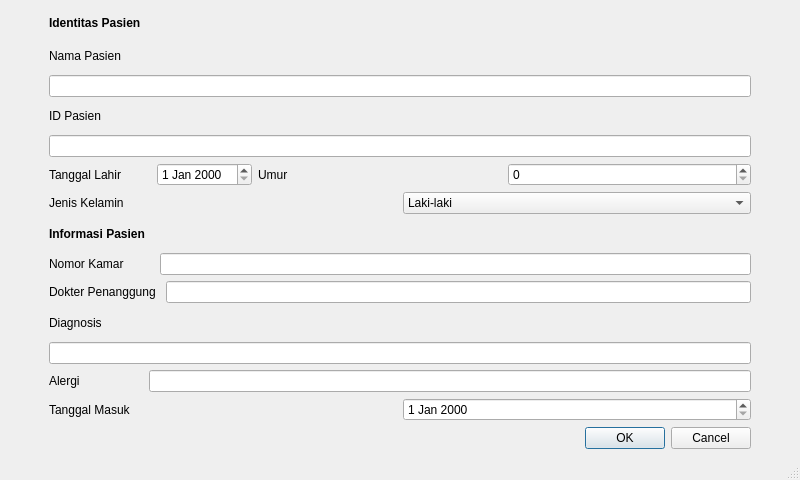
<?xml version="1.0" encoding="UTF-8"?>
<ui version="4.0">
 <class>MainWindow</class>
 <widget class="QMainWindow" name="MainWindow">
  <property name="geometry">
   <rect>
    <x>0</x>
    <y>0</y>
    <width>800</width>
    <height>480</height>
   </rect>
  </property>
  <property name="minimumSize">
   <size>
    <width>800</width>
    <height>480</height>
   </size>
  </property>
  <property name="windowTitle">
   <string>MainWindow</string>
  </property>
  <widget class="QWidget" name="centralwidget">
   <layout class="QGridLayout" name="gridLayout">
    <item row="11" column="2">
     <spacer name="horizontalSpacer_2">
      <property name="orientation">
       <enum>Qt::Horizontal</enum>
      </property>
      <property name="sizeType">
       <enum>QSizePolicy::Maximum</enum>
      </property>
      <property name="sizeHint" stdset="0">
       <size>
        <width>40</width>
        <height>20</height>
       </size>
      </property>
     </spacer>
    </item>
    <item row="14" column="1">
     <widget class="QLabel" name="label_9">
      <property name="text">
       <string>Diagnosis</string>
      </property>
     </widget>
    </item>
    <item row="2" column="1">
     <widget class="QLabel" name="label">
      <property name="text">
       <string>Nama Pasien</string>
      </property>
     </widget>
    </item>
    <item row="12" column="1">
     <layout class="QHBoxLayout" name="horizontalLayout_3">
      <item>
       <widget class="QLabel" name="label_8">
        <property name="text">
         <string>Nomor Kamar         </string>
        </property>
       </widget>
      </item>
      <item>
       <widget class="QLineEdit" name="roomInput"/>
      </item>
     </layout>
    </item>
    <item row="10" column="1">
     <layout class="QHBoxLayout" name="horizontalLayout_2">
      <item>
       <widget class="QLabel" name="label_6">
        <property name="text">
         <string>Jenis Kelamin</string>
        </property>
       </widget>
      </item>
      <item>
       <widget class="QComboBox" name="genderInput">
        <item>
         <property name="text">
          <string>Laki-laki</string>
         </property>
        </item>
        <item>
         <property name="text">
          <string>Perempuan</string>
         </property>
        </item>
       </widget>
      </item>
     </layout>
    </item>
    <item row="9" column="1">
     <layout class="QHBoxLayout" name="horizontalLayout" stretch="0,0,2,2">
      <item>
       <widget class="QLabel" name="label_4">
        <property name="text">
         <string>Tanggal Lahir         </string>
        </property>
       </widget>
      </item>
      <item>
       <widget class="QDateEdit" name="birthDateInput"/>
      </item>
      <item>
       <widget class="QLabel" name="label_3">
        <property name="text">
         <string>Umur</string>
        </property>
       </widget>
      </item>
      <item>
       <widget class="QSpinBox" name="ageInput"/>
      </item>
     </layout>
    </item>
    <item row="8" column="1">
     <widget class="QLineEdit" name="nrmInput"/>
    </item>
    <item row="17" column="1">
     <layout class="QHBoxLayout" name="horizontalLayout_5">
      <item>
       <widget class="QLabel" name="label_11">
        <property name="text">
         <string>Tanggal Masuk      </string>
        </property>
       </widget>
      </item>
      <item>
       <widget class="QDateEdit" name="admitDateInput"/>
      </item>
     </layout>
    </item>
    <item row="18" column="1">
     <layout class="QHBoxLayout" name="horizontalLayout_7">
      <item>
       <widget class="QDialogButtonBox" name="buttonBox">
        <property name="standardButtons">
         <set>QDialogButtonBox::Cancel|QDialogButtonBox::Ok</set>
        </property>
       </widget>
      </item>
     </layout>
    </item>
    <item row="1" column="1">
     <widget class="QLabel" name="label_5">
      <property name="font">
       <font>
        <weight>75</weight>
        <bold>true</bold>
       </font>
      </property>
      <property name="text">
       <string>Identitas Pasien</string>
      </property>
     </widget>
    </item>
    <item row="5" column="1">
     <widget class="QLabel" name="label_2">
      <property name="text">
       <string>ID Pasien</string>
      </property>
     </widget>
    </item>
    <item row="16" column="1">
     <layout class="QHBoxLayout" name="horizontalLayout_4">
      <item>
       <widget class="QLabel" name="label_10">
        <property name="text">
         <string>Alergi                   </string>
        </property>
       </widget>
      </item>
      <item>
       <widget class="QLineEdit" name="allergyInput"/>
      </item>
     </layout>
    </item>
    <item row="11" column="0">
     <spacer name="horizontalSpacer">
      <property name="orientation">
       <enum>Qt::Horizontal</enum>
      </property>
      <property name="sizeType">
       <enum>QSizePolicy::Maximum</enum>
      </property>
      <property name="sizeHint" stdset="0">
       <size>
        <width>40</width>
        <height>20</height>
       </size>
      </property>
     </spacer>
    </item>
    <item row="4" column="1">
     <widget class="QLineEdit" name="nameInput"/>
    </item>
    <item row="13" column="1">
     <layout class="QHBoxLayout" name="horizontalLayout_6">
      <item>
       <widget class="QLabel" name="label_12">
        <property name="text">
         <string>Dokter Penanggung </string>
        </property>
       </widget>
      </item>
      <item>
       <widget class="QLineEdit" name="doctorInput"/>
      </item>
     </layout>
    </item>
    <item row="15" column="1">
     <widget class="QLineEdit" name="diagnosisInput"/>
    </item>
    <item row="11" column="1">
     <widget class="QLabel" name="label_7">
      <property name="font">
       <font>
        <weight>75</weight>
        <bold>true</bold>
       </font>
      </property>
      <property name="text">
       <string>Informasi Pasien</string>
      </property>
     </widget>
    </item>
   </layout>
  </widget>
  <widget class="QMenuBar" name="menubar">
   <property name="geometry">
    <rect>
     <x>0</x>
     <y>0</y>
     <width>800</width>
     <height>22</height>
    </rect>
   </property>
  </widget>
  <widget class="QStatusBar" name="statusbar"/>
 </widget>
 <resources/>
 <connections/>
</ui>
